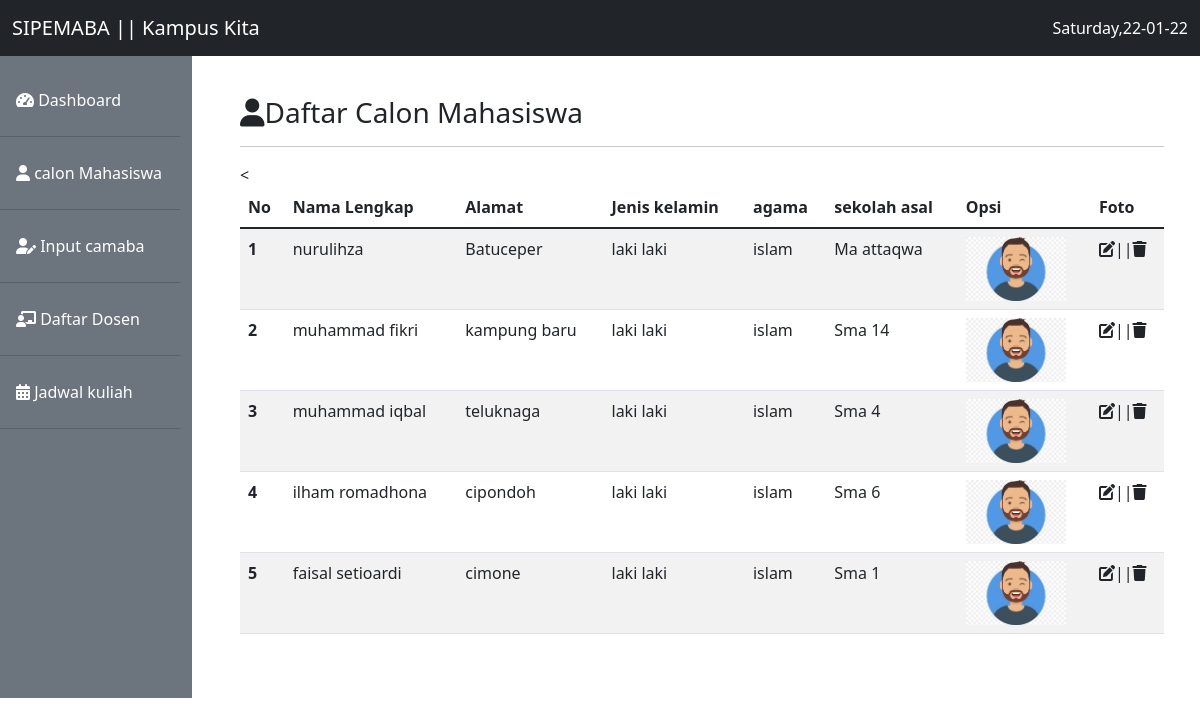
The page /view.php on the database its author committed.
### tables this page shows
CREATE TABLE `calon_mhs` (
  `id` int(11) NOT NULL,
  `nama` varchar(40) NOT NULL,
  `alamat` varchar(255) NOT NULL,
  `jenis_kelamin` varchar(9) NOT NULL,
  `agama` varchar(9) NOT NULL,
  `sekolah_asal` varchar(20) NOT NULL,
  `foto_maba` varchar(20) NOT NULL
);

### koneksi.php (called while the page is built)
<?php
$host = 'localhost';
$user = 'root';
$pass = '';
$db = 'wpsmt5';
$conn = mysqli_connect ($host , $user, $pass, $db);
$result = mysqli_query($conn, 'SELECT * FROM calon_mhs');
 ?>

### view.php (the view, shortened to what this page needs)
<?php
include 'koneksi.php';
 ?>
<!doctype html>
<html lang="en">
  <head>
    <link href="tema/bootstrap/css/bootstrap.min.css" rel="stylesheet">
    <link rel="stylesheet"  href="tema/fontawesome/css/all.min.css">
  </head>
  <body>
    <nav class="navbar navbar-expand-lg navbar-light bg-dark fixed-top">
  <div class="container-fluid">
    <a class="navbar-brand text-white" href="#">SIPEMABA  || Kampus Kita</a>
    <div class="collapse navbar-collapse" id="navbarSupportedContent">
      <div class="text-white">
        <?php echo date('l,d-m-y');  ?>
      </div>
    </div>
  </div>
</nav>
    <div class="row mt-5">
      <div class="col-md-2 mt-2 pr-3 pt-4 bg-secondary">
            <ul class="nav flex-column">
      <li class="nav-item">
        <a class="nav-link text-white active" aria-current="page" href="#"><i class="fas fa-tachometer-alt"></i> Dashboard</a><hr class="bg-dark">
      </li>
      <li class="nav-item">
        <a class="nav-link text-white" href="#"><i class="fas fa-user"></i> calon Mahasiswa</a><hr>
      </li>
      <li class="nav-item">
        <a class="nav-link text-white" href="#"><i class="fas fa-user-edit"></i> Input camaba</a><hr>
      </li>
     <li class="nav-item">
        <a class="nav-link text-white" href="#"><i class="fas fa-chalkboard-teacher"></i> Daftar Dosen</a><hr>
      </li>
      <li class="nav-item">
        <a class="nav-link text-white" href="#"><i class="fas fa-calendar-alt"></i> Jadwal kuliah</a><hr>
      </li>
    </ul>
      </div>
      <div class="col-md-10 p-5 pt-5">
        <h3><i class="fas fa-user"></i>Daftar Calon Mahasiswa</h3><hr>
        <table class="table table-striped">
               <thead>
          <tr>
            <th scope="col">No</th>
            <th scope="col">Nama Lengkap</th>
            <th scope="col">Alamat</th>
            <th scope="col">Jenis kelamin</th>
            <th scope="col">agama</th>
            <th scope="col">sekolah asal</th>
            <th scope="col">Opsi</th>
            <th scope="col">Foto</th>
          </tr>
        </thead>
        <tbody>
          <<?php while ($camaba = mysqli_fetch_assoc($result)) { ?>
          <tr>
            <th scope="row"><?php echo $camaba['id']; ?></th>
            <td><?php echo $camaba['nama']; ?></td>
            <td><?php echo $camaba['alamat']; ?></td>
            <td><?php echo $camaba['jenis_kelamin']; ?></td>
            <td><?php echo $camaba['agama']; ?></td>
            <td><?php echo $camaba['sekolah_asal']; ?></td>
            <td><img src="image/foto1.jpg" width="100px"></td>
            <td><i class="fas fa-edit"></i>||<i class="fas fa-trash"></i></td>
          </tr>
          <?php } ?>
        </tbody>
        </table>
    </div>
  </div>
  </body>
</html>

### rows shown on the page
calon_mhs: id "1", nama "nurulihza", alamat "Batuceper", jenis_kelamin "laki laki", agama "islam", sekolah_asal "Ma attaqwa"
calon_mhs: id "2", nama "muhammad fikri", alamat "kampung baru", jenis_kelamin "laki laki", agama "islam", sekolah_asal "Sma 14"
calon_mhs: id "3", nama "muhammad iqbal", alamat "teluknaga", jenis_kelamin "laki laki", agama "islam", sekolah_asal "Sma 4"
calon_mhs: id "4", nama "ilham romadhona", alamat "cipondoh", jenis_kelamin "laki laki", agama "islam", sekolah_asal "Sma 6"
calon_mhs: id "5", nama "faisal setioardi", alamat "cimone", jenis_kelamin "laki laki", agama "islam", sekolah_asal "Sma 1"
